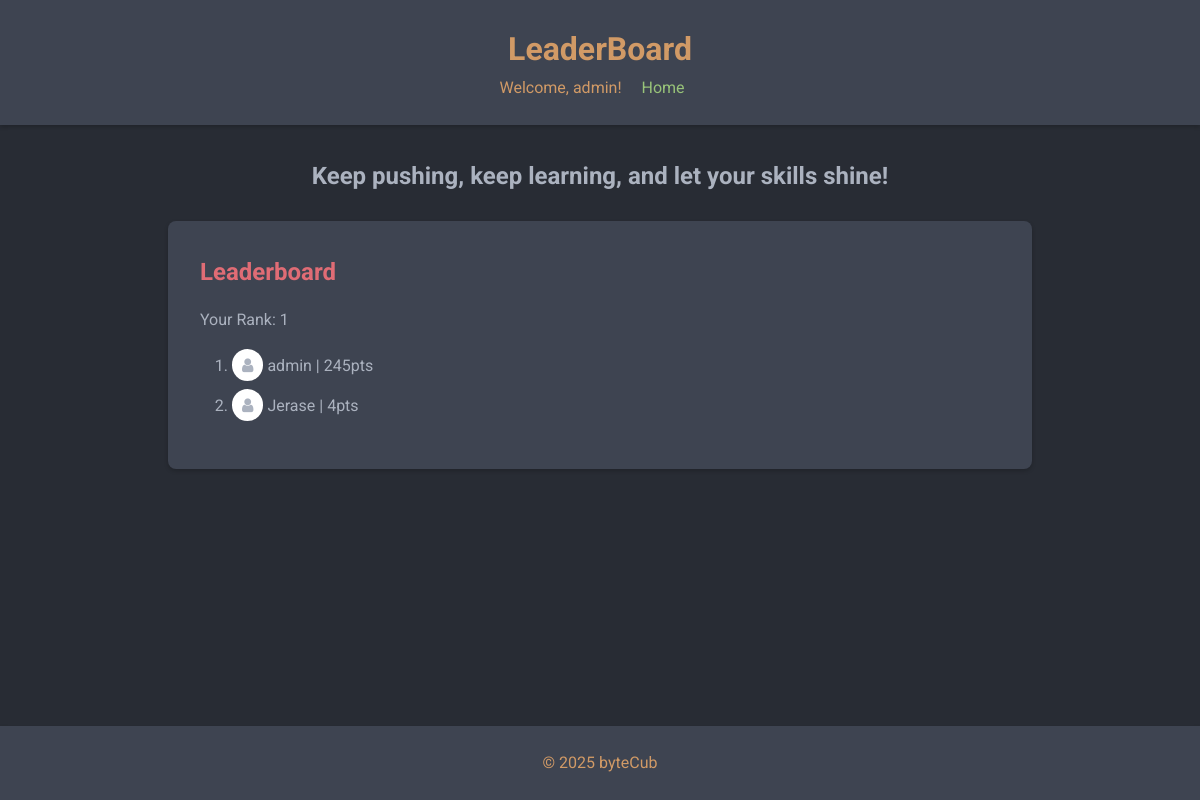
Before: /leader_board/ (signed in) with the older database file.
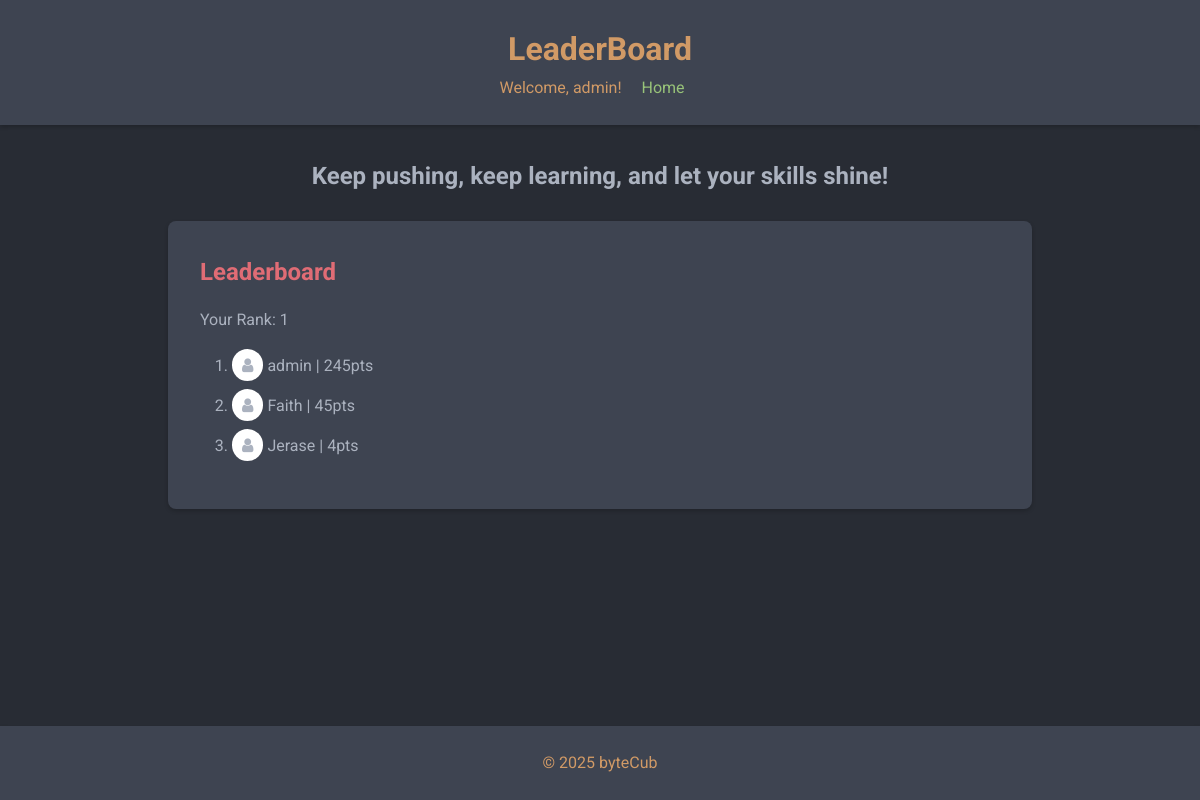
After: the same page with the newer database file.
### quizApp/models.py (models this page shows, shortened)
class LeaderboardEntry(models.Model):
    user = models.ForeignKey(User, on_delete=models.CASCADE)
    total_score = models.IntegerField(default=0,blank=True, null=True)
    ranking_score = models.IntegerField(default=0,blank=True, null=True)

### accounts/views.py (the view)
# urls.py: path('leader_board/', leader_boards_view, name='leader_board'),
def leader_boards_view(request):
    try:
        current_entry = LeaderboardEntry.objects.get(user=request.user)
        leaderboard = LeaderboardEntry.objects.filter(ranking_score=current_entry.ranking_score).order_by('-total_score')
        rank = LeaderboardEntry.objects.filter(
            ranking_score=current_entry.ranking_score,
            total_score__gt=current_entry.total_score
        ).count() + 1
    except LeaderboardEntry.DoesNotExist:
        rank = None  # or handle as needed
    return render(request, 'leaderboards/leader_boards.html', {'rank':rank,'leaderboard':leaderboard})

### accounts/context_processors.py (called while the page is built)
def base_url_processor(request):
    return {
        'BASE_URL':settings.BASE_URL
    }

def leader_boards_context_view(request):
    rank=None
    points=None
    if request.user.is_authenticated:
        try:
            current_entry = LeaderboardEntry.objects.get(user=request.user)
            leaderboard = LeaderboardEntry.objects.filter(ranking_score=current_entry.ranking_score).order_by('-total_score')
            rank = LeaderboardEntry.objects.filter(
                ranking_score=current_entry.ranking_score,
                total_score__gt=current_entry.total_score
            ).count() + 1
            points=current_entry.total_score
        except LeaderboardEntry.DoesNotExist:
            rank = None  # or handle as needed
    return  {'rank':rank,'points':points}

### accounts/templates/leaderboards/leader_boards.html (shortened to what this page needs)
{% load static %}
<!DOCTYPE html>
<html lang="en">
<head>
    <link rel="stylesheet" href="https://cdnjs.cloudflare.com/ajax/libs/font-awesome/6.0.0/css/all.min.css">
    <link rel="stylesheet" href="{% static 'assets/CSS/quiz/style.css' %}">
    <link rel="stylesheet" href="https://cdnjs.cloudflare.com/ajax/libs/font-awesome/4.7.0/css/font-awesome.min.css">
</head>
<body>
    <header>
        <h1>LeaderBoard</h1>
        <nav>
            {% if user.is_authenticated %}
                <span>Welcome, {{ user.username }}!</span>
                <a href="{% url 'logout' %}">Home</a>
            {% else %}
                <a href="{% url 'login' %}">Login</a>
                <a href="{% url 'register' %}">Register</a>
            {% endif %}
        </nav>
    </header>
    <main>
        <section class="score-section">
        <h2>Keep pushing, keep learning, and let your skills shine!</h2>
    </section>
    <br>
    <section class="leaderboard-section">
        <h3>Leaderboard</h3>
        <p>Your Rank: {{ rank }}</p>
        <ol>
            {% for entry in leaderboard %}
                <li><i class="fa fa-user" style=" padding:8px 10px; background-color: white; border-radius: 50%;"></i> {{ entry.user.username }} | {{ entry.total_score }}pts</li>
            {% endfor %}
        </ol>
    </section>
    </main>
    <footer>
        <p>&copy; 2025 byteCub</p>
    </footer>
</body>
</html>

Changed rows visible on the page:
now on this page (row edited): LeaderboardEntry: user.username "Faith", total_score "45"
